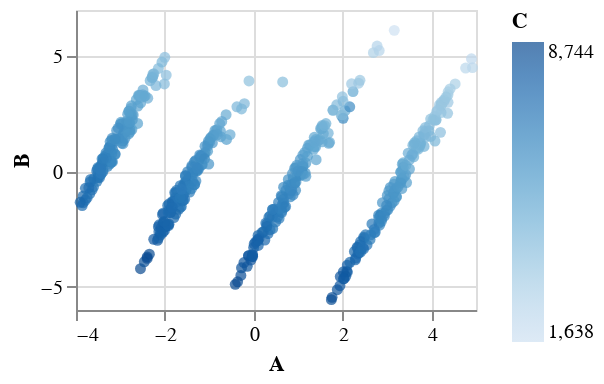

Notebook code cell kept with this figure:
### Code cell
# -*- coding: utf-8 -*-
"""
Spyder Editor

This is a temporary script file.
"""

import numpy as np
import matplotlib.pyplot as plt
import pandas as pd
import altair as alt

from altair import *


from sklearn.decomposition import PCA
from sklearn.preprocessing import StandardScaler

from sklearn.model_selection import train_test_split


cols = list(pd.read_csv('C:/Users/qwerty/Downloads/archive/WildBlueberryPollinationSimulationData.csv', nrows=1))


# Read the CSV file
df = pd.read_csv('C:/Users/qwerty/Downloads/archive/WildBlueberryPollinationSimulationData.csv', usecols =[i for i in cols if i != "Row#"])


# Perform operations on the DataFrame
# For example, print the first few rows

# Read column names from file

print(df.head())
df_train, df_test= train_test_split(df, test_size=0.33, random_state=42)

# Assuming you have your train and test data stored in X_train and X_test respectively

# Standardize the data
scaler = StandardScaler()
df_train_scaled = scaler.fit_transform(df_train)
df_test_scaled = scaler.transform(df_test)

# Create a PCA object and specify the number of components to retain
n_components = 2  # Specify the number of components you want to retain
pca = PCA(n_components=n_components)

# Fit the PCA model on the training data
pca.fit(df_train_scaled)

# Transform the training and test data using the fitted PCA model
df_train_pca = pca.transform(df_train_scaled)
df_test_pca = pca.transform(df_test_scaled)

# Print the explained variance ratio (optional) 
#print("Explained Variance Ratio:", pca.explained_variance_ratio_)

#plt.scatter(df_train_pca[:,0],df_train_pca[:,1])
#plt.colorbar()
#plt.show

trainyield = df_train['yield'].to_numpy()
trainyield = trainyield.reshape(520,1) 
df_train_pca_y = pd.DataFrame(np.append(df_train_pca,trainyield, axis=1),columns = ['A','B','C'])


alt.Chart(df_train_pca_y).mark_circle().encode(x='A',y='B', color='C').configure_view(continuousWidth=200, continuousHeight=150)

### Figure 1 — Vega-Lite specification as saved in the notebook (floating-point values rounded to 4 significant figures; data arrays with more than 128 entries replaced by an {"elided": "..."} marker saying what was removed)
{"config": {"view": {"continuousWidth": 200, "continuousHeight": 150}}, "data": {"name": "data-ac72bf6ef498bf11123e0815ef9b679f"}, "mark": {"type": "circle"}, "encoding": {"color": {"field": "C", "type": "quantitative"}, "x": {"field": "A", "type": "quantitative"}, "y": {"field": "B", "type": "quantitative"}}, "$schema": "https://vega.github.io/schema/vega-lite/v5.8.0.json", "datasets": {"data-ac72bf6ef498bf11123e0815ef9b679f": {"elided": "520 records"}}}
